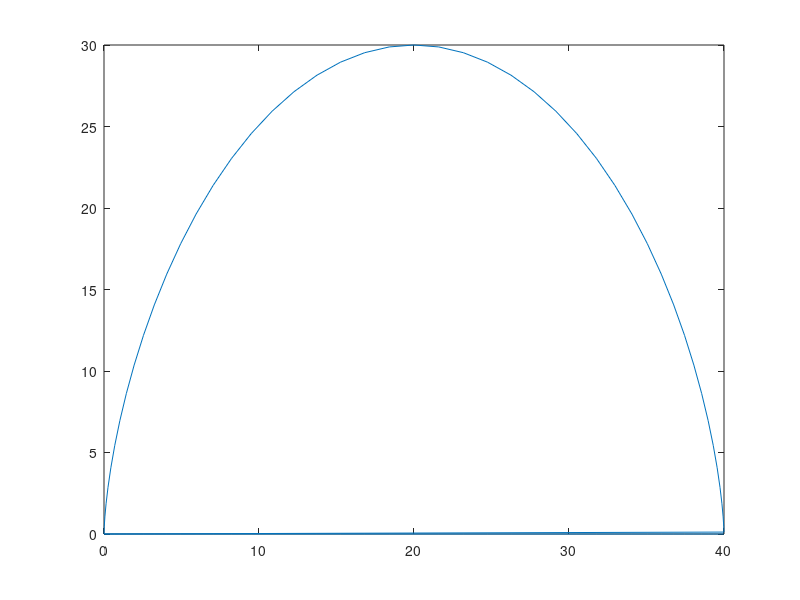

The MATLAB source for this figure:
clc;
clear;
Ts=1;
fai=0.5;
xs=0;
xf=40;
zs=0;
h=30;

x=[];
z=[];

for t=0:0.01:Ts
    if t<Ts*fai
        sigma=2*pi*t/(fai*Ts);
        xep=(xf-xs)*((sigma-sin(sigma))/(2*pi))+xs;
        zep=h*(1-cos(sigma))/2+xs;
        x=[x,xep];
        z=[z,zep];
    else
        t2 = t - Ts*fai;
        sigma=2*pi*t2/(fai*Ts);
        xep=(xf-xs)*((sigma-sin(sigma))/(2*pi))+xs;
        zep=0;
        x=[x,xep];
        z=[z,zep];
    end
end
plot(x,z)
